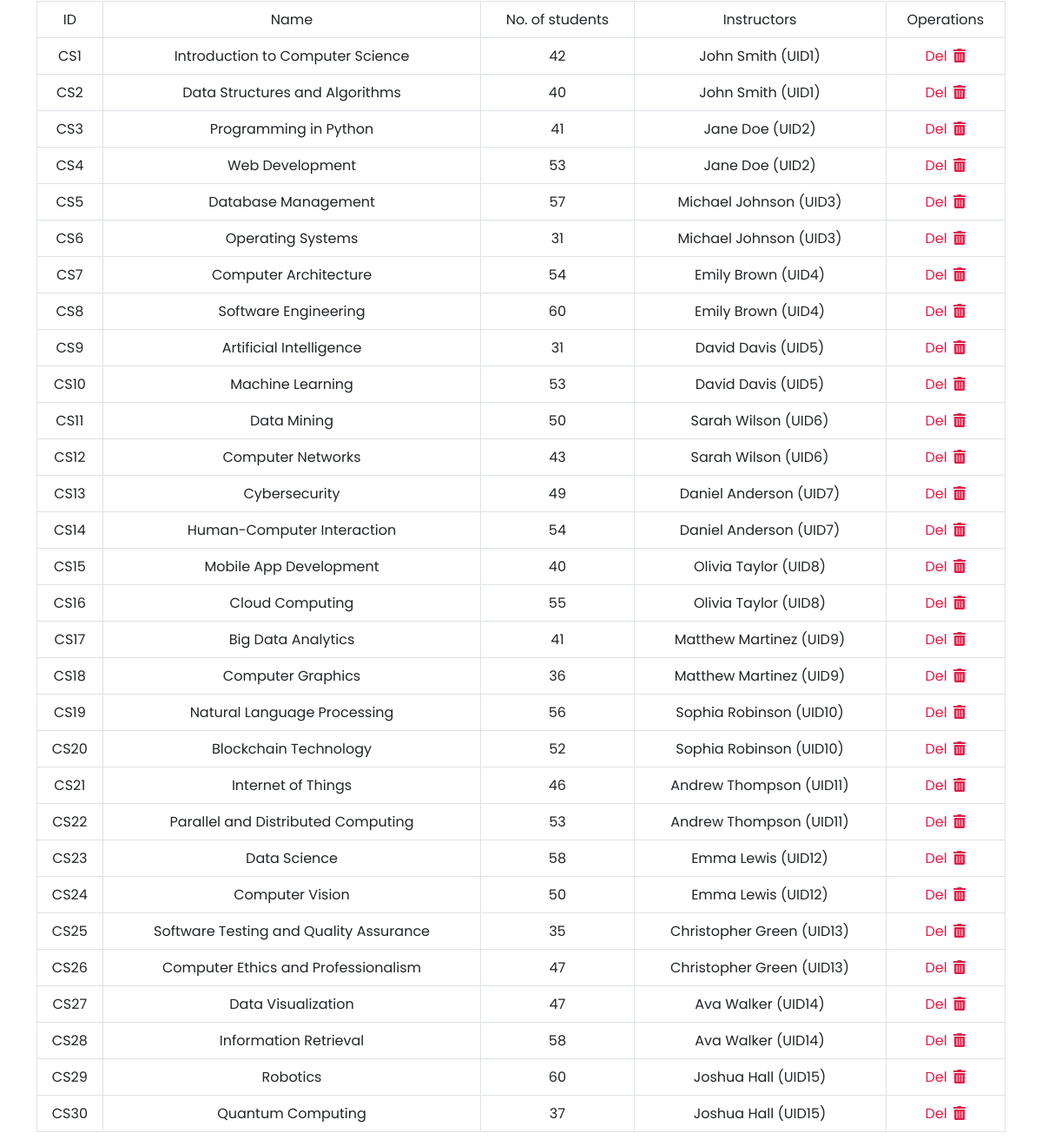
Before: /add-course (lower part) with the older database file.
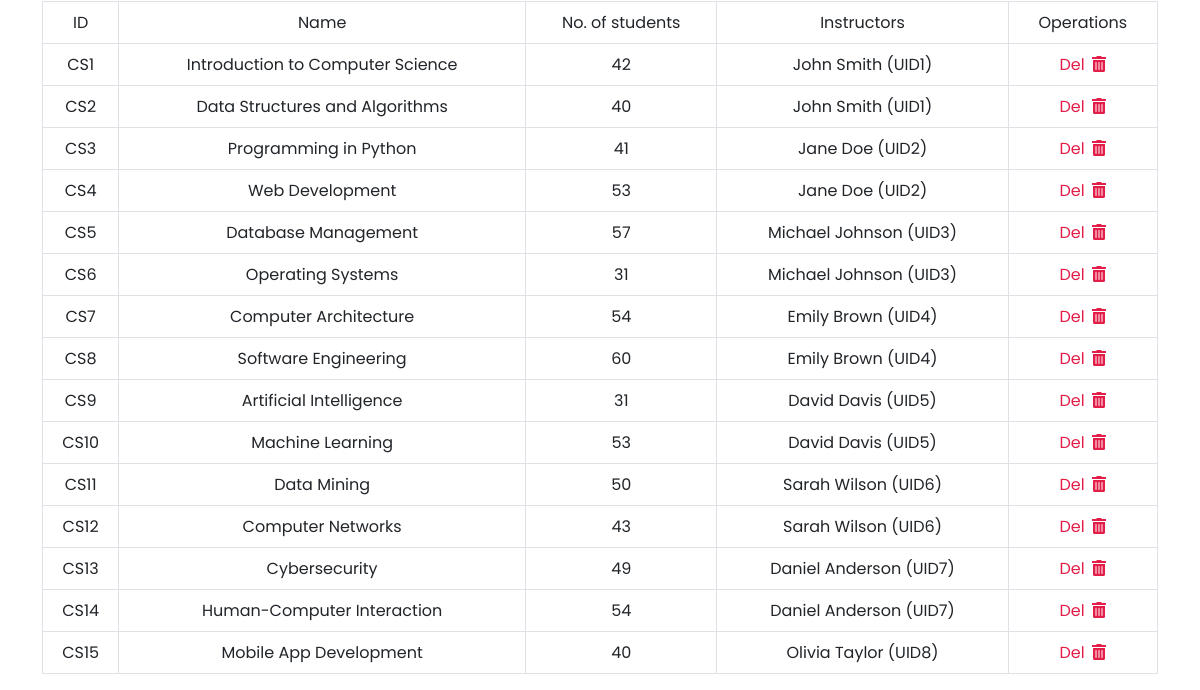
After: the same page with the newer database file.
### my_app/models.py (models this page shows, shortened)
class Course(models.Model):
    uid = models.CharField(max_length=10, primary_key=True)
    name = models.CharField(max_length=100)
    max_numb_students = models.CharField(max_length=65, default=40)
    instructors = models.ManyToManyField(Instructor)

class Instructor(models.Model):
    uid = models.CharField(max_length=10)
    name = models.CharField(max_length=100)
    def __str__(self):
        return self.uid + " " + self.name

### my_app/views.py (the view)
# urls.py: path('add-course', views.addCourse, name='add-course'),
def addCourse(request):
    form = CourseForm(request.POST or None)
    if request.method == 'POST':
        if form.is_valid():
            form.save()
            all_courses = Course.objects.all
            return render(request, 'add-course.html', {'all_courses': all_courses, 'form': form })
    else:
        all_courses = Course.objects.all
        return render(request, 'add-course.html', {'all_courses': all_courses, 'form': form })

### my_app/templates/add-course.html (shortened to what this page needs)
{% extends 'base.html' %}
{% block content %}
  {% if all_courses %}
    <table class="table table-bordered">
      <tr class="table-heading">
        <td>
          <center>ID</center>
        </td>
        <td>
          <center>Name</center>
        </td>
        <td>
          <center>No. of students</center>
        </td>
        <td>
          <center>Instructors</center>
          </td>
        <td>
          <center>Operations</center>
        </td>
      </tr>
      {% for course in all_courses %}
        <tr class="table-data">
          <td><center>{{ course.uid }}</center></td>
          <td>
            <center>{{ course.name }}</center>
          </td>
          <td>
            <center>{{ course.max_numb_students }}</center>
          </td>
          <td>
            {% for instructor in course.instructors.all %}
              <center>{{ instructor.name }} ({{ instructor.uid }})</center>
            {% empty %}
              <center>No instructors found.</center>
            {% endfor %}
          </td>
          <td>
            <center>
              <a class="delete-button" href="{% url 'delete-course' course.uid %}">
               Del
              <i class="fas fa-trash-alt" style="margin-left: 3px;"></i>
              </a>
            </center>
          </td>
        </tr>
      {% endfor %}
    </table>
  {% endif %}
{% endblock %}

Changed rows visible on the page:
removed Course: uid "CS16", name "Cloud Computing", max_numb_students "55", Instructor (name "Olivia Taylor", uid "UID8")
removed Course: uid "CS17", name "Big Data Analytics", max_numb_students "41"
removed Instructor: name "Matthew Martinez", uid "UID9"
removed Course: uid "CS18", name "Computer Graphics", max_numb_students "36"
removed Course: uid "CS19", name "Natural Language Processing", max_numb_students "56"
removed Instructor: name "Sophia Robinson", uid "UID10"
removed Course: uid "CS20", name "Blockchain Technology", max_numb_students "52"
removed Course: uid "CS21", name "Internet of Things", max_numb_students "46"
removed Instructor: name "Andrew Thompson", uid "UID11"
removed Course: uid "CS22", name "Parallel and Distributed Computing", max_numb_students "53"
removed Course: uid "CS23", name "Data Science", max_numb_students "58"
removed Instructor: name "Emma Lewis", uid "UID12"
removed Course: uid "CS24", name "Computer Vision", max_numb_students "50"
removed Course: uid "CS25", name "Software Testing and Quality Assurance", max_numb_students "35"
removed Instructor: name "Christopher Green", uid "UID13"
removed Course: uid "CS26", name "Computer Ethics and Professionalism", max_numb_students "47"
removed Course: uid "CS27", name "Data Visualization", max_numb_students "47"
removed Instructor: name "Ava Walker", uid "UID14"
removed Course: uid "CS28", name "Information Retrieval", max_numb_students "58"
removed Course: uid "CS29", name "Robotics", max_numb_students "60"
removed Instructor: name "Joshua Hall", uid "UID15"
removed Course: uid "CS30", name "Quantum Computing", max_numb_students "37"
